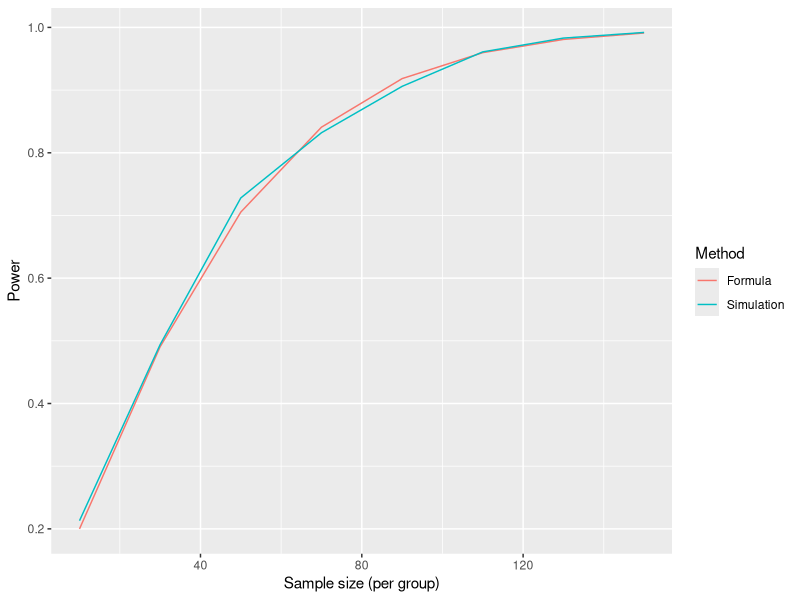
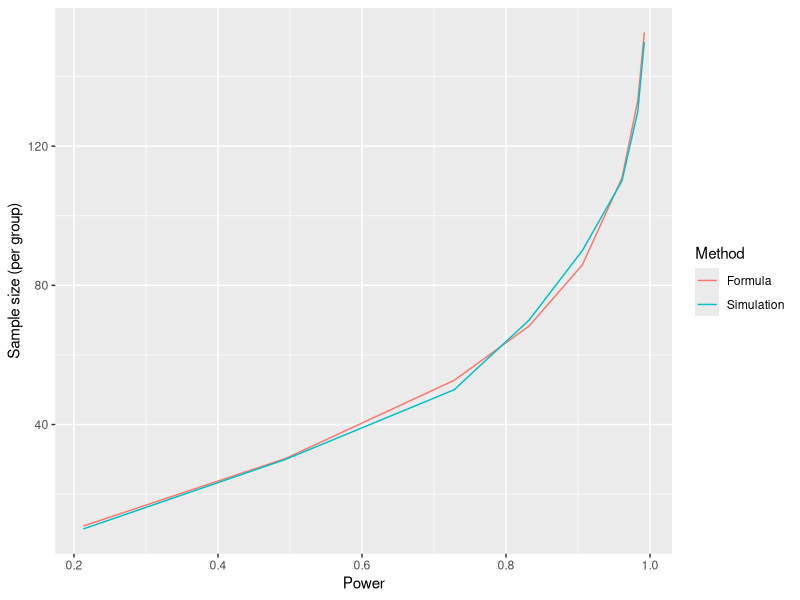

R code for these plots, in order: (Note: a time limit stopped this script after it produced the figures.)
# Basic Sample Size Calculation

#### Data Generating Function ####
create_rct_data <- function(n, procedure, mu_0, mu_1, sigma_0, sigma_1) {
  # Randomization procedure 1
  if (procedure == 1){
    group <- sample(rep(c(0,1),n)) 
  }
  
  # Randomization procedure 2: Binomial
  # most random way to generate the sequence:note that this result in non-equal 
  # sample size per arm
  if (procedure == 2){
    group <- (runif(2*n) > 0.5)*1
  }
  
  
  # Randomization procedure 3: Truncated Binomial
  else{
    group <- c()
    for (i in 1:(2*n)) {
      a <- sum(group == 1)
      b <- sum(group == 0)
      if (max(a, b) >= n) {
        group <- c(group, rep(1, n - a), rep(0, n - b))
        break
      }
      group <- c(group, (runif(1) > 0.5)*1)
    }
  }
  
  
  #outcome <- (1-group) * rnorm(n=n, mean=mu_0, sd=sigma_0) +
  #  group * rnorm(n=n, mean=mu_1, sd=sigma_1)
  outcome <- c()
  for (i in 1: length(group)){
    if (group[i] == 0){
      outcome[i] <- rnorm(1,mean=mu_0, sd=sigma_0)
    }
    else{
      outcome[i] <- rnorm(1,mean=mu_1, sd=sigma_1)
    }
  }
  return(data.frame("group"=group, "outcome"=outcome))
}

# Test data-generating function
create_rct_data(n=8, 3, mu_0=2, mu_1=4, sigma_0=0.1, sigma_1=0.1)

# Test whether to reject null-hypothesis using z-test
run_test <- function(data) {
  #test_result <- t.test(outcome~group, data=data)
  #return(as.integer(test_result$p.value<0.05))
  
  group_means <- tapply(data$outcome, data$group, mean)
  group_sds <- tapply(data$outcome, data$group, sd)
  n1 <- sum(data$group == levels(as.factor(data$group))[1])
  n2 <- sum(data$group == levels(as.factor(data$group))[2])
  
  z_score <- (group_means[1] - group_means[2]) / sqrt((group_sds[1]^2 / n1) + (group_sds[2]^2 / n2))
  p_value <- 2 * (1 - pnorm(abs(z_score)))
  
  return(as.integer(p_value < 0.05))
}

#### Simulation Study ####
set.seed(43)
kSim <- 1000
power_sim <- data.frame(matrix(ncol = 2, nrow = 0))
colnames(power_sim) <- c("SampleSize","Power")
sample_size <- seq(10,150,20)
start_time <- Sys.time()
for (i in 1:length(sample_size)){
  df_temp <- data.frame(matrix(ncol = 3, nrow = 0))
  colnames(df_temp) <- c("nSim","sampleSize","test")
  #print(df_temp)
  for (k in 1:kSim){
    data <- create_rct_data(n = sample_size[i], 3, mu_0=17, mu_1=18, sigma_0=2, sigma_1=2)
    result <- run_test(data)
    # Do not use rbind, as it changes the original column names of the dataframe
    df_temp[k,] <- c(nSim = k,sampleSize = sample_size[i],test = result)
    #print(df_temp)
  }
  power_sim[i,] <- c(sample_size[i],sum(df_temp$test)/kSim)
}
print(power_sim)
end_time <- Sys.time()
print(end_time - start_time)

#### Check with the formula ####
power_formula <- function (n){
  pnorm(sqrt((n*(17-18)^2)/(2^2+2^2)) - qnorm(0.025, lower.tail=F))
}
power_fm <- sapply(sample_size, power_formula)

n_formula <- function (pw){
  (qnorm(0.025, lower.tail=F)+qnorm((1-pw), lower.tail = F))^2*(2^2+2^2)/((17-18)^2)
}
n_fm <- sapply(power_sim$Power, n_formula)
n_fm

library(ggplot2)
# x-sample size y-power plot
ggplot(data.frame(
  n = rep(sample_size, 2),
  power = c(power_sim$Power, power_fm),
  which = rep(c("Simulation","Formula"), each=length(sample_size))
), aes(x=n, y=power, color=factor(which))) +
  geom_line() +
  labs(color="Method", y="Power", x="Sample size (per group)")

# x-power y-sample size plot
ggplot(data.frame(
  power = rep(power_sim$Power, 2),
  n = c(power_sim$SampleSize, n_fm),
  which = rep(c("Simulation","Formula"), each=length(sample_size))
), aes(y=n, x=power, color=factor(which))) +
  geom_line() +
  labs(color="Method", x="Power", y="Sample size (per group)")

#### Package the simulation study in a function ####

# Input: number of simulation study, mean of control group, mean of experimental group, 
# variance of control group and experimental group, minimized sample size, maximized sample size and 
# the threshold of power

# Output: List of two elements: Table of sample size with its power, the minimum
# sample size that is over the threshold
sim_cpmean <- function(kSim,rp,step,mu_0,mu_1, sigma_0,sigma_1,min_sz,max_sz,threshold){
  #set.seed(43)
  power_sim <- data.frame(matrix(ncol = 2, nrow = 0))
  colnames(power_sim) <- c("SampleSize","Power")
  # Consider change it to bisection method
  sample_size <- seq(min_sz,max_sz,step)
  start_time <- Sys.time()
  for (i in 1:length(sample_size)){
    df_temp <- data.frame(matrix(ncol = 3, nrow = 0))
    colnames(df_temp) <- c("nSim","sampleSize","test")
    #print(df_temp)
    for (k in 1:kSim){
      data <- create_rct_data(n = sample_size[i], rp,mu_0=mu_0, mu_1=mu_1, sigma_0=sigma_0, sigma_1=sigma_1)
      result <- run_test(data)
      # Do not use rbind, as it changes the original column names of the dataframe
      df_temp[k,] <- c(nSim = k,sampleSize = sample_size[i],test = result)
      #print(df_temp)
    }
    power_sim[i,] <- c(sample_size[i],sum(df_temp$test)/kSim)
  }
  elgb_sz <- c()
  for (row in 1:dim(power_sim)[1]){
    if (power_sim[row,2] > threshold){
      elgb_sz <- c(elgb_sz,power_sim[row,1])
    }
  }
  if (length(elgb_sz)==0){
    elgb_sz <- c(max_sz)
    print("No eligible sample size is found to exceed the threshold!")
  }
  end_time <- Sys.time()
  print(end_time - start_time)
  return(list(power_sim,min(elgb_sz)))
}
#print(sim_cpmean(100,10,17,18,2,2,100,150,0.9))
sim_cpmean(1000,2,1,17,18,2,2,95,105,0.9)

#### Metrics ####
# Variability of n
min_n <- c()
for (i in 1:100){
  min_n <- c(min_n,sim_cpmean(1000,2,1,17,18,2,2,95,105,0.9)[[2]])
}
print(min_n)
print(var(min_n))
print(sd(min_n))

##### Sensitivity Analysis #####
kEvl = 100;kSim = 1000
# Changing randomization procedure

# Function to calculate min_nr for a specific randomization procedure
calc_min_nr <- function(rp) {
  min_nr <- c()
  for (i in 1:kEvl) {
    min_nr <- c(min_nr, sim_cpmean(kSim = kSim, rp = rp, step = 1,
                                   17, 18, 2, 2,
                                   min_sz = 95, max_sz = 105, threshold = 0.9)[[2]])}
  return(min_nr)
}

min_nr1 <- calc_min_nr(rp = 1)
min_nr2 <- calc_min_nr(rp = 2)
min_nr3 <- calc_min_nr(rp = 3)
min_nr <- list(min_nr1,min_nr2,min_nr3)
var_nr <- c(var(min_nr1),var(min_nr2),var(min_nr3))

print(var_nr)
freq_table1 <- table(min_nr3)
max_frequency1 <- max(freq_table1)
most_frequent_elements <- names(freq_table1)[freq_table1== max_frequency1]

cat("Most frequently occurring element(s): ", most_frequent_elements, "\n")
print(c(abs(n_formula(0.9)-mean(min_nr1)),abs(n_formula(0.9)-mean(min_nr2)),
        abs(n_formula(0.9)-mean(min_nr3))))

# Histogram
par(mfrow = c(3,1))
for (i in 1:3){
  hist(min_nr[[i]], main = paste("Histogram of n for Randomization Procedure " , i),
       xlab = "Minimum Sample Size")
}

# Number of simulation study
calc_min_nk <- function(kSim) {
  min_nk <- c()
  for (i in 1:kEvl) {
    min_nk <- c(min_nk, sim_cpmean(kSim = kSim, rp = 3, step = 1,
                                   17, 18, 2, 2,
                                   min_sz = 95, max_sz = 105, threshold = 0.9)[[2]])}
  return(min_nk)
}

kSims <- c(100,500,1000)
min_nk <- list();var_nk <- c();abs_nk <- c()

for (i in 1:length(kSims)) {
   min_nk0 <- calc_min_nk(kSims[i])
   min_nk[[i]] <- min_nk0
   var_nk <- c(var_nk,var(min_nk0))
   abs_nk <- c(abs_nk,abs(n_formula(0.9)-mean(min_nk0)))
}

print(abs_nk)
par(mfrow = c(3,1))
for (i in 1:length(kSims)){
  hist(min_nk[[i]], main = paste("Histogram of n for" , kSims[i], "of simulation replicates"),
       xlab = "Minimum Sample Size")
}

par(mfrow = c(1,1))
ggplot(data.frame(
  kSim = kSims,
  var = var_nk), aes(y=var_nk, x=kSim)) +
    geom_line() +
    labs(x="Number of Simulation Study", y="Variability of n")

# Threshold
# Note that at first we set step larger to see a small range of sample size and
# then set it smaller as 1 to find the more accurate estimation and run the simulation
min_nt1 <- c();min_nt2 <- c();min_nt3 <- c()
thresholds <- c(0.8,0.9,0.95)
for (k in 1:kEvl){
    min_nt1 <- c(min_nt1,sim_cpmean(kSim = kSim,rp = 3,step = 1,
                                    17,18,2,2,
                                    min_sz = 70,max_sz = 80,threshold = thresholds[1])[[2]])
    min_nt2 <- c(min_nt2,sim_cpmean(kSim = kSim,rp = 3,step = 1,
                                    17,18,2,2,
                                    min_sz = 95,max_sz = 110,threshold = thresholds[2])[[2]])
    min_nt3 <- c(min_nt3,sim_cpmean(kSim = kSim,rp = 3,step = 1,
                                    17,18,2,2,
                                    min_sz = 120,max_sz = 130,threshold = thresholds[3])[[2]])
  }

# for (k in 1:kEvl){
#   min_nt3 <- c(min_nt3,sim_cpmean(kSim = kSim,rp = 3,step = 1,
#                                   17,18,2,2,
#                                   min_sz = 120,max_sz = 130,threshold = thresholds[3])[[2]])
# }
var_nt <- c(var(min_nt1),var(min_nt2),var(min_nt3))
print(c(abs(n_formula(0.8)-mean(min_nt1)),abs(n_formula(0.9)-mean(min_nt2)),
        abs(n_formula(0.95)-mean(min_nt3))))

par(mfrow = c(3,1))
min_nt <- list(min_nt1,min_nt2,min_nt3)
for (i in 1:3){
  hist(min_nt[[i]], main = paste("Histogram of Power Threshold ", thresholds[i]),
       xlab = "Minimum Sample Size")
}

par(mfrow = c(1,1))
ggplot(data.frame(
  threshold = c(0.8,0.9,0.95),
  var = var_nt), aes(y=var, x=threshold))+
    geom_line() +
    labs(x="Power Threshold", y="Variability of n")

save(min_nr,min_nk,min_nt, 
    file = "/Users/beep/Downloads/申研/Cambridge/MRC BSU Internship/results2.Rdata")

### Retetet
